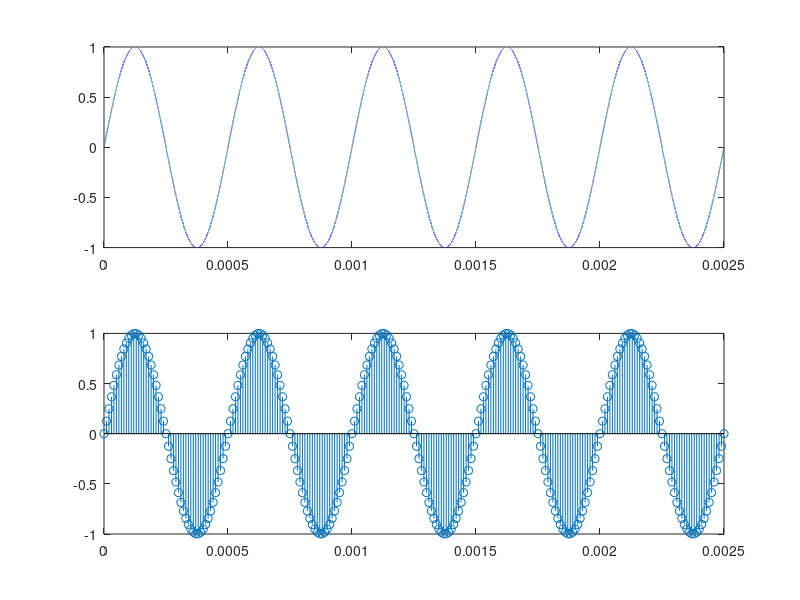
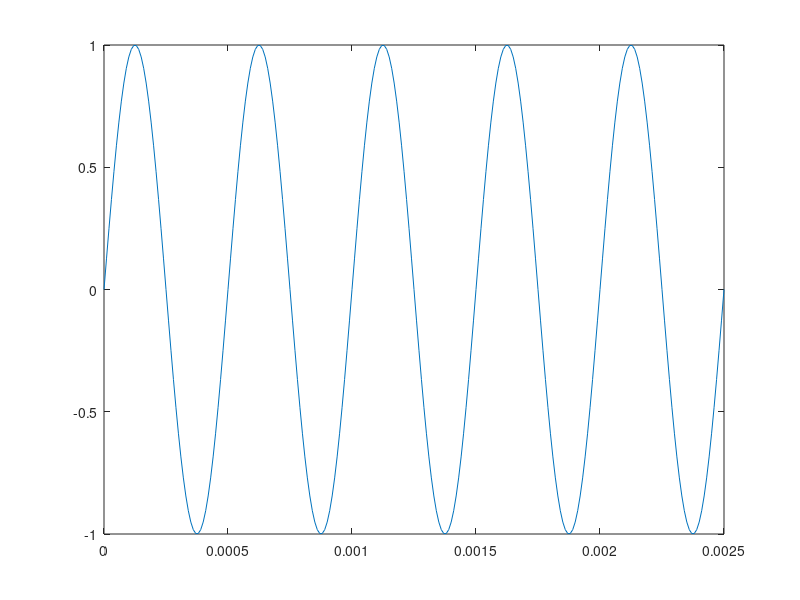

These figures' MATLAB source, in order:
f = 2000;
T = 1/f;
tmin = 0;
tmax = 5*T;             

t1 = tmin:0.00000001:tmax;
t2 = tmin:0.00001:tmax;
x1 = sin(2*pi*f*t1);
x2 = sin(2*pi*f*t2);
subplot(211)
plot(t1,x1);
subplot(212)
stem(t2,x2);

%reconstruction
figure; plot(t2,x2);
